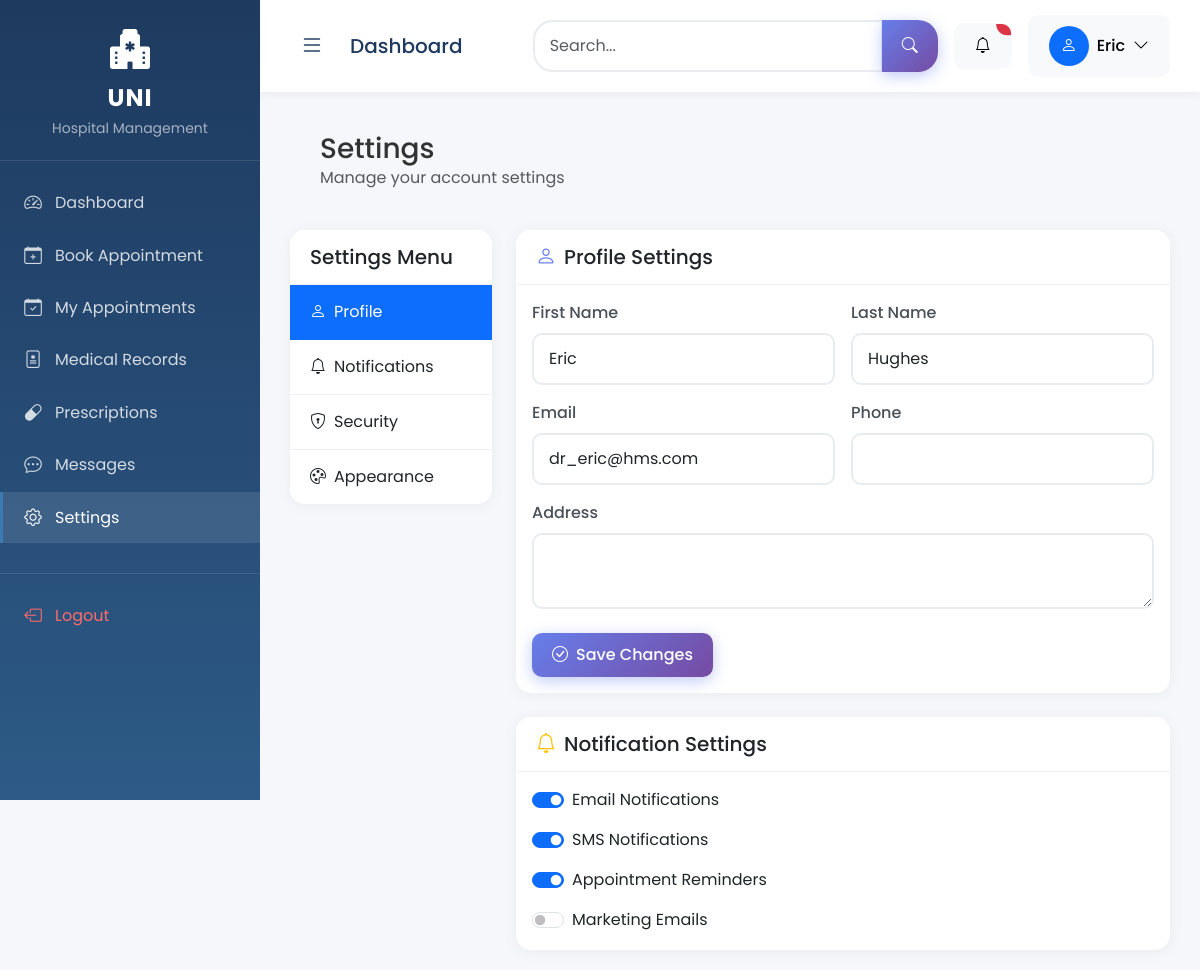
The page /dashboard/settings/ (signed in) on the database its author committed.
### apps/users/models.py (models this page shows)
class User(AbstractUser):
    class Role(models.TextChoices):
        ADMIN = 'ADMIN', 'Admin'
        DOCTOR = 'DOCTOR', 'Doctor'
        PATIENT = 'PATIENT', 'Patient'
    role = models.CharField(max_length=50, choices=Role.choices, default=Role.PATIENT)

### core/views.py (the view)
# urls.py: path('settings/', views.settings_view, name='settings'),
@login_required
@never_cache
def settings_view(request):
    if not request.user.is_authenticated:
        return redirect('login')
    return render(request, 'settings.html', {'user': request.user})

### templates/settings.html (shortened to what this page needs)
{% extends "base.html" %}
{% load static %}
{% block content %}
<div class="header">
    <div class="d-flex justify-content-between align-items-center">
        <div>
            <h1 class="h3 mb-0 fade-in">Settings</h1>
            <p class="text-muted mb-0 fade-in delay-1">Manage your account settings</p>
        </div>
    </div>
</div>
<div class="row">
    <div class="col-lg-3">
        <div class="card">
            <div class="card-header">
                <h5 class="mb-0">Settings Menu</h5>
            </div>
            <div class="card-body p-0">
                <div class="list-group list-group-flush">
                    <a href="#" class="list-group-item list-group-item-action active">
                        <i class="bi bi-person me-2"></i>Profile
                    </a>
                    <a href="#" class="list-group-item list-group-item-action">
                        <i class="bi bi-bell me-2"></i>Notifications
                    </a>
                    <a href="#" class="list-group-item list-group-item-action">
                        <i class="bi bi-shield-lock me-2"></i>Security
                    </a>
                    <a href="#" class="list-group-item list-group-item-action">
                        <i class="bi bi-palette me-2"></i>Appearance
                    </a>
                </div>
            </div>
        </div>
    </div>
    <div class="col-lg-9">
        <div class="card mb-4">
            <div class="card-header">
                <h5 class="mb-0"><i class="bi bi-person me-2 text-primary"></i>Profile Settings</h5>
            </div>
            <div class="card-body">
                <form>
                    <div class="row g-3">
                        <div class="col-md-6">
                            <label class="form-label">First Name</label>
                            <input type="text" class="form-control" value="{{ user.first_name }}">
                        </div>
                        <div class="col-md-6">
                            <label class="form-label">Last Name</label>
                            <input type="text" class="form-control" value="{{ user.last_name }}">
                        </div>
                        <div class="col-md-6">
                            <label class="form-label">Email</label>
                            <input type="email" class="form-control" value="{{ user.email }}">
                        </div>
                        <div class="col-md-6">
                            <label class="form-label">Phone</label>
                            <input type="tel" class="form-control" value="{{ user.phone_number|default:'' }}">
                        </div>
                        <div class="col-12">
                            <label class="form-label">Address</label>
                            <textarea class="form-control" rows="2"></textarea>
                        </div>
                    </div>
                    <div class="mt-4">
                        <button type="submit" class="btn btn-primary">
                            <i class="bi bi-check-circle me-2"></i>Save Changes
                        </button>
                    </div>
                </form>
            </div>
        </div>
        <div class="card">
            <div class="card-header">
                <h5 class="mb-0"><i class="bi bi-bell me-2 text-warning"></i>Notification Settings</h5>
            </div>
            <div class="card-body">
                <div class="form-check form-switch mb-3">
                    <input class="form-check-input" type="checkbox" id="emailNotif" checked>
                    <label class="form-check-label" for="emailNotif">Email Notifications</label>
                </div>
                <div class="form-check form-switch mb-3">
                    <input class="form-check-input" type="checkbox" id="smsNotif" checked>
                    <label class="form-check-label" for="smsNotif">SMS Notifications</label>
                </div>
                <div class="form-check form-switch mb-3">
                    <input class="form-check-input" type="checkbox" id="appointmentNotif" checked>
                    <label class="form-check-label" for="appointmentNotif">Appointment Reminders</label>
                </div>
                <div class="form-check form-switch">
                    <input class="form-check-input" type="checkbox" id="marketingNotif">
                    <label class="form-check-label" for="marketingNotif">Marketing Emails</label>
                </div>
            </div>
        </div>
    </div>
</div>
{% endblock %}

### templates/base.html (shortened to what this page needs)
{% load static %}
<!DOCTYPE html>
<html lang="en" data-bs-theme="light">
<head>
    <link href="https://cdn.jsdelivr.net/npm/bootstrap@5.3.3/dist/css/bootstrap.min.css" rel="stylesheet">
    <link rel="stylesheet" href="https://cdn.jsdelivr.net/npm/bootstrap-icons@1.11.3/font/bootstrap-icons.min.css">
    <link rel="stylesheet" href="{% static 'css/style.css' %}">
</head>
<body>
    {% if user.is_authenticated %}
    <div class="sidebar" id="sidebar">
        <div class="sidebar-brand">
            <i class="bi bi-hospital-fill brand-icon"></i>
            <div class="brand-text">UNI</div>
            <small style="color: rgba(255,255,255,0.6);">Hospital Management</small>
        </div>
        <div class="sidebar-menu">
{% if user.role == 'ADMIN' %}
            <a href="{% url 'core:admin-dashboard' %}" class="sidebar-menu-item {% if request.resolver_match.url_name == 'admin-dashboard' %}active{% endif %}">
                <i class="bi bi-speedometer2"></i>Dashboard
            </a>
            <a href="{% url 'core:patient-list' %}" class="sidebar-menu-item {% if request.resolver_match.url_name == 'patient-list' %}active{% endif %}">
                <i class="bi bi-people"></i>Patients
            </a>
            <a href="{% url 'core:doctor-list' %}" class="sidebar-menu-item {% if request.resolver_match.url_name == 'doctor-list' %}active{% endif %}">
                <i class="bi bi-person-heart"></i>Doctors
            </a>
            <a href="{% url 'core:appointment-list' %}" class="sidebar-menu-item {% if request.resolver_match.url_name == 'appointment-list' %}active{% endif %}">
                <i class="bi bi-calendar-check"></i>Appointments
            </a>
            <a href="{% url 'core:medical-records' %}" class="sidebar-menu-item {% if request.resolver_match.url_name == 'medical-records' %}active{% endif %}">
                <i class="bi bi-file-medical"></i>Medical Records
            </a>
            <a href="{% url 'core:prescriptions' %}" class="sidebar-menu-item {% if request.resolver_match.url_name == 'prescriptions' %}active{% endif %}">
                <i class="bi bi-capsule"></i>Prescriptions
            </a>
            <a href="{% url 'core:messages' %}" class="sidebar-menu-item {% if request.resolver_match.url_name == 'messages' %}active{% endif %}">
                <i class="bi bi-chat-dots"></i>Messages
            </a>
            <a href="{% url 'core:settings' %}" class="sidebar-menu-item {% if request.resolver_match.url_name == 'settings' %}active{% endif %}">
                <i class="bi bi-gear"></i>Settings
            </a>
            {% else %}
            <a href="{% url 'core:patient-dashboard' %}" class="sidebar-menu-item {% if request.resolver_match.url_name == 'patient-dashboard' %}active{% endif %}">
                <i class="bi bi-speedometer2"></i>Dashboard
            </a>
            <a href="{% url 'core:appointment-create' %}" class="sidebar-menu-item {% if request.resolver_match.url_name == 'appointment-create' %}active{% endif %}">
                <i class="bi bi-calendar-plus"></i>Book Appointment
            </a>
            <a href="{% url 'core:appointment-list' %}" class="sidebar-menu-item {% if request.resolver_match.url_name == 'appointment-list' %}active{% endif %}">
                <i class="bi bi-calendar-check"></i>My Appointments
            </a>
            <a href="{% url 'core:medical-records' %}" class="sidebar-menu-item {% if request.resolver_match.url_name == 'medical-records' %}active{% endif %}">
                <i class="bi bi-file-medical"></i>Medical Records
            </a>
            <a href="{% url 'core:prescriptions' %}" class="sidebar-menu-item {% if request.resolver_match.url_name == 'prescriptions' %}active{% endif %}">
                <i class="bi bi-capsule"></i>Prescriptions
            </a>
            <a href="{% url 'core:messages' %}" class="sidebar-menu-item {% if request.resolver_match.url_name == 'messages' %}active{% endif %}">
                <i class="bi bi-chat-dots"></i>Messages
            </a>
            <a href="{% url 'core:settings' %}" class="sidebar-menu-item {% if request.resolver_match.url_name == 'settings' %}active{% endif %}">
                <i class="bi bi-gear"></i>Settings
            </a>
            {% endif %}
            <div style="margin-top: 30px; border-top: 1px solid rgba(255,255,255,0.1); padding-top: 15px;">
                <a href="{% url 'logout' %}" class="sidebar-menu-item logout-link" style="color: #ff6b6b;" onclick="return handleLogout(event);">
                    <i class="bi bi-box-arrow-left"></i>Logout
                </a>
            </div>
        </div>
    </div>
    <div class="main-content" id="main-content">
        <nav class="top-navbar d-flex justify-content-between align-items-center">
            <div class="d-flex align-items-center">
                <button class="menu-toggle me-3" id="menu-toggle">
                    <i class="bi bi-list"></i>
                </button>
                <h5 class="mb-0" style="color: var(--uni-primary);">{% block page-title %}Dashboard{% endblock %}</h5>
            </div>
            <div class="d-flex align-items-center gap-3">
                <div class="search-box">
                    <div class="input-group">
                        <input type="text" class="form-control" placeholder="Search..." style="border-radius: 20px 0 0 20px;">
                        <button class="btn btn-primary" style="border-radius: 0 20px 20px 0;">
                            <i class="bi bi-search"></i>
                        </button>
                    </div>
                </div>
                <div class="dropdown">
                    <button class="btn btn-light position-relative" data-bs-toggle="dropdown">
                        <i class="bi bi-bell"></i>
                        <span class="position-absolute top-0 start-100 translate-middle badge rounded-pill bg-danger" style="font-size: 0.6rem;">
                        </span>
                    </button>
                </div>
                <div class="dropdown">
                    <button class="btn btn-light d-flex align-items-center gap-2" data-bs-toggle="dropdown">
                        <div class="avatar bg-primary text-white">
                            <i class="bi bi-person"></i>
                        </div>
                        <span class="d-none d-md-inline">{{ user.first_name|default:user.username }}</span>
                        <i class="bi bi-chevron-down"></i>
                    </button>
                </div>
            </div>
        </nav>
        <div class="content-wrapper page-content" style="padding: 20px 30px;">
            {% block content %}{% endblock %}
        </div>
    </div>
    {% else %}
    <div style="min-height: 100vh;">
        {% block login-content %}{% endblock %}
    </div>
    {% endif %}
</body>
</html>

### static/css/style.css (style rules this page uses)
:root { --uni-primary: #1e3a5f; --uni-secondary: #2d5a87; --uni-accent: #3d7ab5; --uni-light: #f5f7fa; --sidebar-width: 260px; --transition-speed: 0.3s; }
* { box-sizing: border-box; }
body { font-family: 'Poppins', -apple-system, BlinkMacSystemFont, 'Segoe UI', Roboto, sans-serif; background: var(--apollo-light); color: #333; overflow-x: hidden; }
.sidebar { position: fixed; top: 0; left: 0; height: 100vh; width: var(--sidebar-width); background: linear-gradient(180deg, var(--uni-primary) 0%, var(--uni-secondary) 100%); z-index: 1000; transition: all var(--transition-speed) ease; overflow-y: auto; }
.sidebar-brand { padding: 25px 20px; text-align: center; border-bottom: 1px solid rgba(255, 255, 255, 0.1); }
.sidebar-brand .brand-icon { font-size: 2.5rem; color: white; margin-bottom: 5px; }
.sidebar-brand .brand-text { color: white; font-size: 1.5rem; font-weight: 700; letter-spacing: 2px; }
.sidebar-menu { padding: 15px 0; }
.sidebar-menu-item { display: flex; align-items: center; padding: 12px 20px; color: rgba(255, 255, 255, 0.8); text-decoration: none; transition: all 0.2s ease; border-left: 3px solid transparent; margin: 2px 0; }
.sidebar-menu-item:hover, .sidebar-menu-item.active { background: rgba(255, 255, 255, 0.15); color: white; border-left-color: #4fc3f7; }
.sidebar-menu-item i { margin-right: 12px; font-size: 1.1rem; width: 20px; text-align: center; }
.main-content { margin-left: var(--sidebar-width); min-height: 100vh; transition: margin-left var(--transition-speed) ease; }
.top-navbar { background: white; padding: 15px 30px; box-shadow: 0 2px 15px rgba(0, 0, 0, 0.05); position: sticky; top: 0; z-index: 100; }
.menu-toggle { background: none; border: none; font-size: 1.5rem; cursor: pointer; color: var(--apollo-primary); padding: 5px 10px; border-radius: 5px; transition: background 0.2s ease; }
.card { border: none; border-radius: 15px; box-shadow: 0 4px 20px rgba(0, 0, 0, 0.05); transition: transform 0.2s ease, box-shadow 0.2s ease; overflow: hidden; }
.card-header { background: white; border-bottom: 1px solid #f0f0f0; padding: 15px 20px; font-weight: 600; font-size: 1rem; }
.text-primary { color: #667eea !important; }
.text-warning { color: #ffc107 !important; }
.btn { border-radius: 10px; font-weight: 500; padding: 10px 20px; transition: all 0.2s ease; }
.btn-primary { background: linear-gradient(135deg, #667eea 0%, #764ba2 100%); border: none; }
.badge { padding: 6px 12px; font-weight: 500; font-size: 0.75rem; border-radius: 20px; }
.form-control { border-radius: 10px; padding: 12px 15px; border: 2px solid #e9ecef; transition: all 0.2s ease; }
.form-label { font-weight: 500; color: #495057; margin-bottom: 8px; }
.avatar { width: 40px; height: 40px; border-radius: 50%; display: flex; align-items: center; justify-content: center; background: #f0f0f0; font-weight: 600; color: #666; }
.header { padding: 20px 30px; margin-bottom: 20px; }
.list-group-item { border: none; padding: 15px 20px; border-bottom: 1px solid #f0f0f0; }
.list-group-item:last-child { border-bottom: none; }
.fade-in { animation: fadeIn 0.5s ease forwards; }
.fade-in { animation: fadeIn 0.5s ease forwards; opacity: 0; }
.delay-1 { animation-delay: 0.1s; }
.btn { position: relative; overflow: hidden; transition: all 0.3s ease; }
.btn::after { content: ''; position: absolute; top: 50%; left: 50%; width: 0; height: 0; background: rgba(255, 255, 255, 0.2); border-radius: 50%; transform: translate(-50%, -50%); transition: width 0.6s ease, height 0.6s ease; }
.btn-primary { background: linear-gradient(135deg, #667eea 0%, #764ba2 100%); border: none; box-shadow: 0 4px 15px rgba(102, 126, 234, 0.4); }
.page-content { animation: pageEnter 0.4s ease; }

### rows shown on the page
User: first_name "Eric", last_name "Hughes", email "dr_eric@hms.com"
